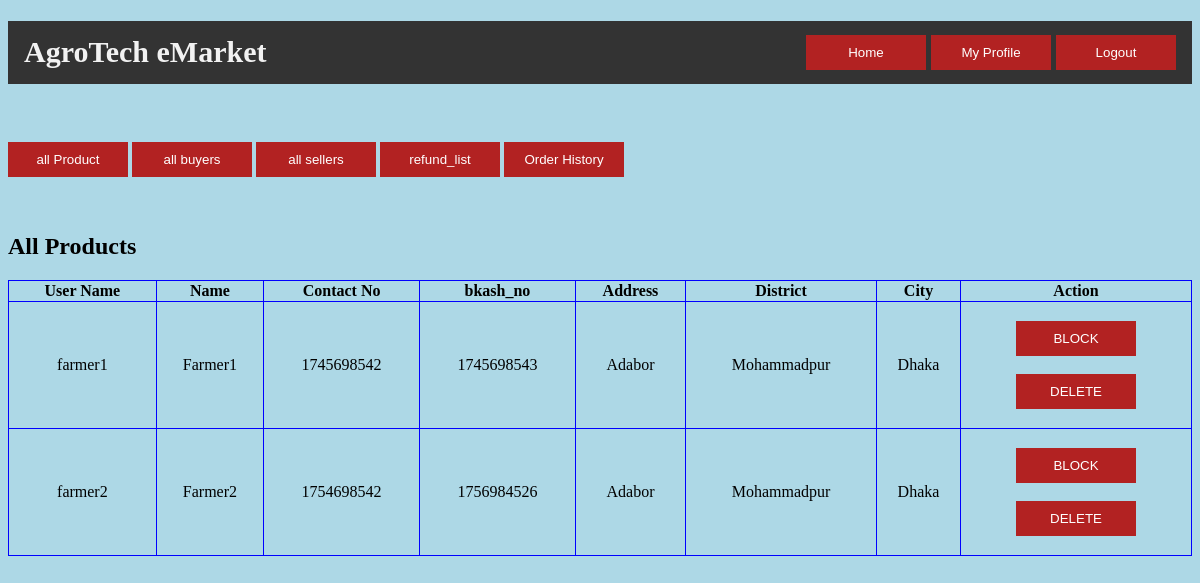
The page /allsellers.php (signed in) on the database its author committed.
### tables this page shows
CREATE TABLE `farmer` (
  `f_username` varchar(25) NOT NULL,
  `password` varchar(100) NOT NULL,
  `Name` varchar(25) NOT NULL,
  `Address` varchar(50) NOT NULL,
  `Contact_no` int(10) NOT NULL,
  `bKash_no` int(10) DEFAULT NULL,
  `District` varchar(25) NOT NULL,
  `City` varchar(25) NOT NULL
);

### allsellers.php (the view, shortened to what this page needs)
<?php
if(
    isset($_SESSION['username'])
    && !empty($_SESSION['username'])
){
    ?>
        <!DOCTYPE html>
        <html lang="en">
            <head>
            </head>
            <body>
              <h1 class="header">
                <left>AgroTech eMarket</left>
                <right>
                  <input id="button" type="button" value="Home" onclick="home();">
                  <input id="button" type="button" value="My Profile" onclick="profile()">
                  <input type="button" id="button" value="Logout" onclick="logout();">
                </right>
              </h1>
                <br><br>
                <input id="button" type="button" value="all Product" onclick="allproduct();">
                <input id="button" type="button" value="all buyers" onclick="allbuyers();">
                <input id="button" type="button" value="all sellers" onclick="allsellers();">
                <input id="button" type="button" value="refund_list" onclick="refund_list();">
                <input id="button" type="button" value="Order History" onclick="orderhistory()">
                <div>
                  <br>
                  <br>
                <h2> All Products </h2>
                    <table id="ptable">
                        <thead>
                            <tr>
                                <th>User Name</th>
                                <th>Name</th>
                                <th>Contact No</th>
                                <th>bkash_no</th>
                                <th>Address</th>
                                <th>District</th>
                                <th>City</th>
                                <th>Action</th>
                            </tr>
                        </thead>
                        <tbody>
                            <?php
                            try{
                                $conn=new PDO("mysql:host=localhost:3306;dbname=eMarket;","root","");
                                $conn->setAttribute(PDO::ATTR_ERRMODE, PDO::ERRMODE_EXCEPTION);
                                $mysqlquery="SELECT * FROM farmer";
                                $returnobj=$conn->query($mysqlquery);
                                $returntable=$returnobj->fetchAll();
                                if($returnobj->rowCount()==0){
                                    ?>
                                        <tr>
                                            <td colspan="8">No Buyers info Available</td>
                                        <tr>
                                    <?php
                                }
                                else{
                                    foreach($returntable as $row){
                                        ?>
                                        <tr>
                                            <td><?php echo $row['f_username'] ?></td>
                                            <td><?php echo $row['Name'] ?></td>
                                            <td><?php echo $row['Contact_no'] ?></td>
                                            <td><?php echo $row['bKash_no'] ?></td>
                                            <td><?php echo $row['Address'] ?></td>
                                            <td><?php echo $row['City'] ?></td>
                                            <td><?php echo $row['District'] ?></td>
                                            <td>
                                                    <br>
                                                    <input type="button" id="button" value="BLOCK" onclick="block(<?php echo $row['f_username']?>);">
                                                    <br><br>
                                                    <input type="button" id="button" value="DELETE" onclick="delete_data(<?php echo $row['f_username']?>);">
                                                    <br><br>
                                            </td>
                                        </tr>
                                        <?php
                                    }
                                }
                            }
                            catch(PDOException $ex){
                                ?>
                                    <tr>
                                        <td colspan="6">No Info found</td>
                                    <tr>
                                <?php
                            }
                            ?>
                        </tbody>
                    </table>
                </div>
            </body>
        </html>
    <?php
}
else{
     ?>
        <script>alert("login first!");</script>
        <script>location.assign("login.php");</script>
    <?php
}
?>

### allsellers.php (style rules this page uses)
body { background-color: lightblue; }
#button { padding: 10px; width: 120px; color: white; background-color: FireBrick; border: none; }
#ptable { width: 100%; border: 1px solid blue; border-collapse: collapse; }
#ptable th, #ptable td { border: 1px solid blue; border-collapse: collapse; text-align: center; }
.header { background-color: #333; overflow: hidden; }
.header left { float: left; color: #f2f2f2; text-align: center; padding: 14px 16px; text-decoration: none; font-size: 30px; }
.header right { float: right; color: #f2f2f2; text-align: center; padding: 14px 16px; text-decoration: none; font-size: 20px; }

### rows shown on the page
farmer: f_username "farmer1", Name "Farmer1", Contact_no "1745698542", bKash_no "1745698543", Address "Adabor", City "Mohammadpur", District "Dhaka"
farmer: f_username "farmer2", Name "Farmer2", Contact_no "1754698542", bKash_no "1756984526", Address "Adabor", City "Mohammadpur", District "Dhaka"
